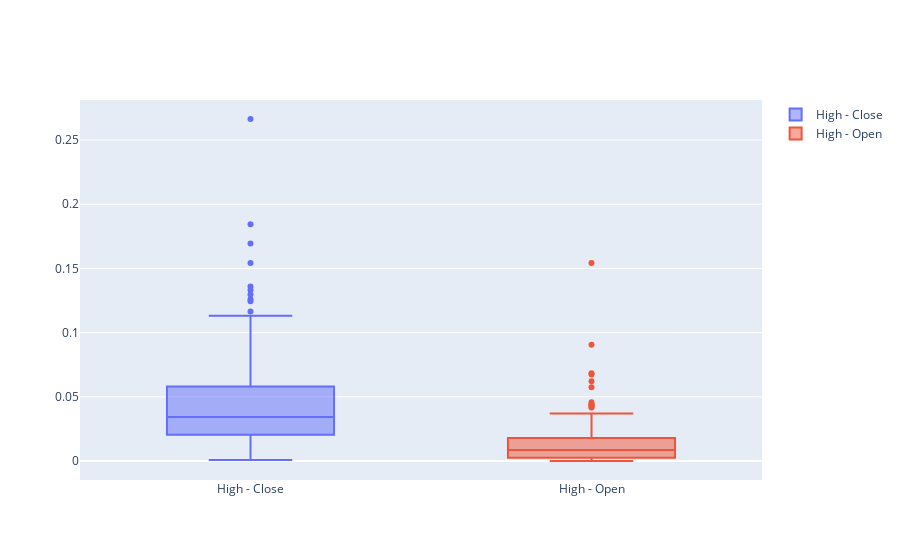

Notebook code cell kept with this figure:
### Markdown cell above
#### Direction: Down

### Code cell
fig = go.Figure()

fig.add_trace(go.Box(y=down['High']-down['Close'], name='High - Close'))
fig.add_trace(go.Box(y=down['High']-down['Open'], name='High - Open'))

fig.show()

### Figure 1 — Plotly figure (JSON) as saved in the notebook; plotly's stock layout.template omitted (floating-point values rounded to 4 significant figures; data arrays with more than 128 entries replaced by an {"elided": "..."} marker saying what was removed)
{"data": [{"name": "High - Close", "type": "box", "y": {"elided": "183 float values"}}, {"name": "High - Open", "type": "box", "y": {"elided": "183 float values"}}], "layout": {}}
